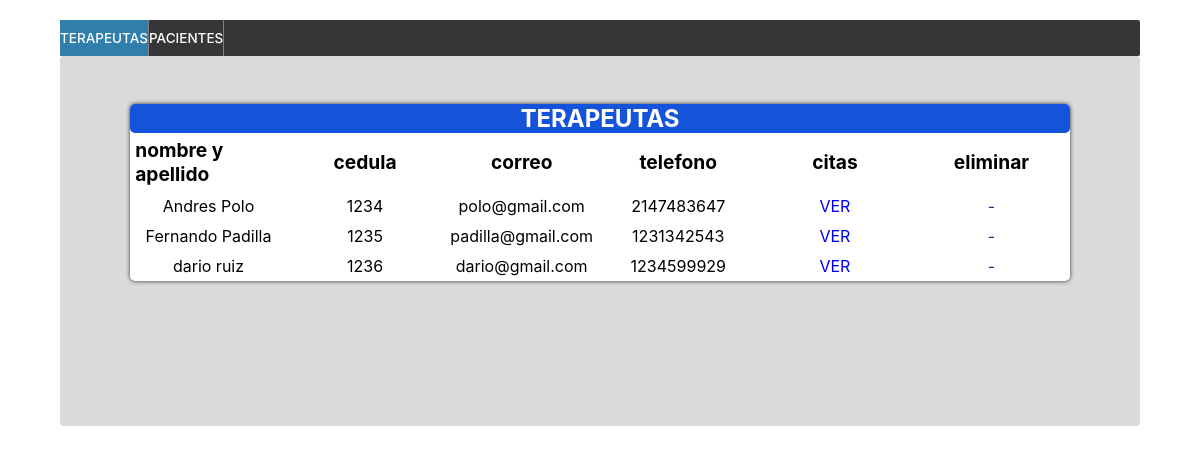
Screenshot of /administrador.php with the database file from the repository.
### tables this page shows
CREATE TABLE `usuarios` (
  `id` int(11) NOT NULL,
  `nombre` varchar(50) NOT NULL,
  `apellido` varchar(50) NOT NULL,
  `correo` varchar(50) NOT NULL,
  `contrasena` varchar(50) NOT NULL,
  `telefono` int(11) NOT NULL,
  `cedula` int(10) NOT NULL,
  `direccion` varchar(255) DEFAULT NULL,
  `tipo_u` int(1) NOT NULL DEFAULT 1
);

### administrador.php (the view, shortened to what this page needs)
<?php
include("cn.php");
$terapeutas = "SELECT `nombre`, `apellido`,`cedula`, `correo`, `telefono`, `id` FROM `usuarios` WHERE tipo_u=2";
?>
<!DOCTYPE html>
<html lang="en">
<head>
	<link rel="stylesheet" href="estilo2.css">
	<link rel="stylesheet" href="font-awesome.css">
</head>
<body>
	<div class="wrap">
		<ul class="tabs">
			<li><a href="#tab1"><span class="tab-text">TERAPEUTAS</span></a></li>
			<li><a href="#tab2"><span class="tab-text">PACIENTES</span></a></li>
		</ul>
		<div class="secciones">
			<article id="tab1">
				<div class="container-table">
					<div class="table__title">TERAPEUTAS</div>
					<div class="table__header">nombre y apellido</div>
					<div class="table__header">cedula</div>
					<div class="table__header">correo</div>
					<div class="table__header">telefono</div>
					<div class="table__header">citas</div>
					<div class="table__header">eliminar</div>
					<?php $resultado1 = mysqli_query($conexion, $terapeutas );
					while($row = mysqli_fetch_assoc($resultado1)) {
					?>
					<div class="table__item"><?php echo $row["nombre"] ?> <?php echo $row["apellido"] ?></div>
					<div class="table__item"><?php echo $row["cedula"] ?></div>
					<div class="table__item"><?php echo $row["correo"] ?></div>
					<div class="table__item"><?php echo $row["telefono"] ?></div>
					<div class="table__item"><a href="tcitas.php?id=<?php echo $row["id"]; ?>" class="btn">VER</a></div>
					<div class="table__item"><a href="" class="btn">-</a></div>
					<?php } ?>
				</div>
			</article>
		</div>
	</div>
</body>
</html>

### estilos/estilo2.css (style rules this page uses)
:root { --color_empresa: #b5d2ff; --color_fondo: linear-gradient(to right, rgb(62, 250, 109), rgb(96, 98, 236)); --color_fondo_hover: linear-gradient( to right, rgb(5, 218, 58), rgb(47, 50, 219) ); }
* { padding: 0; margin: 0; box-sizing: border-box; list-style: none; text-decoration: none; }
body { font-family: -apple-system, BlinkMacSystemFont, "Segoe UI", Roboto, Oxygen, Ubuntu, Cantarell, "Open Sans", "Helvetica Neue", sans-serif; background: rgba(255, 255, 255, 0.226); }
.wrap { width: 90%; max-width: 98%; margin: 20px auto; border-radius: 10px; }
ul.tabs { width: 100%; background: #363636; list-style: none; display: flex; border-radius: 2px; min-width: 1030px; margin: auto; }
ul.tabs li a { color: #fff; text-decoration: none; font-size: 10px; text-align: center; display: block; padding: 10px 0px; border-right: solid 1px gray; }
.active { background: #307eac; }
ul.tabs li a .tab-text { font-size: 13.5px; font-weight: 520; }
.secciones { width: 100%; background: rgb(218, 218, 218); border-radius: 4px; min-width: 1030px; height: 370px; }
.secciones article { padding: 18px; }
.container-table { width: 90%; background: white; margin: 30px auto; box-shadow: 0 0 4px #333; display: grid; grid-template-columns: repeat(6,1fr); border-radius: 5px; min-width: 900px; }
.table__title { grid-column-start: 1; grid-column-end: 7; background: rgb(21, 83, 218); color: #fff; display: flex; justify-content: center; align-items: center; font-weight: bold; font-size: 1.5em; border-radius: 5px; }
.table__header,.table__item { display: flex; justify-content: center; align-items: center; }
.table__header { font-weight: bold; font-size: 1.2em; padding: 5px; }
.table__item { padding: 5px; font-size: 1em; }

### rows the page displays
usuarios: nombre "Andres", apellido "Polo", cedula "1234", correo "polo@gmail.com", telefono "2147483647"
usuarios: nombre "Fernando", apellido "Padilla", cedula "1235", correo "padilla@gmail.com", telefono "1231342543"
usuarios: nombre "dario", apellido "ruiz", cedula "1236", correo "dario@gmail.com", telefono "1234599929"
